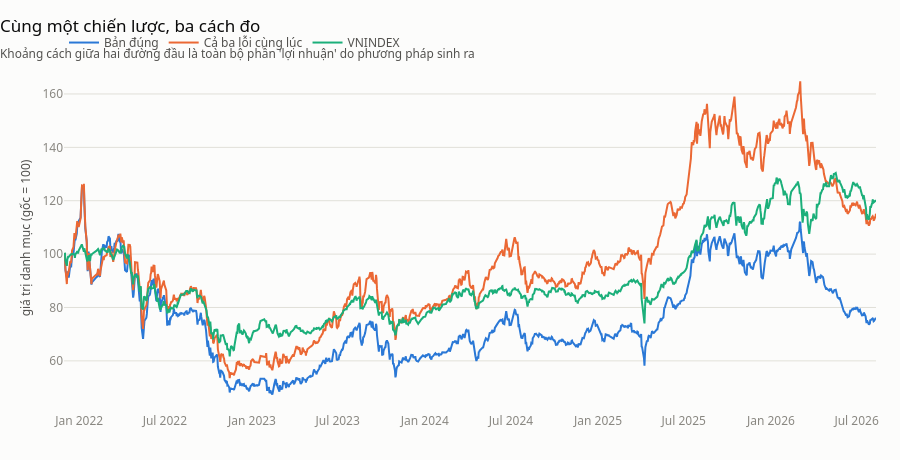

Notebook code for this chart:
### Code cell
von_loi = (1 + tat_ca_loi["loi_suat"]).cumprod() * 100

ba_duong = pd.concat(
    [
        pd.DataFrame({"date": von_cl.index, "von": von_cl.values, "duong": "Bản đúng"}),
        pd.DataFrame({"date": von_loi.index, "von": von_loi.values, "duong": "Cả ba lỗi cùng lúc"}),
        pd.DataFrame({"date": von_chuan.index, "von": von_chuan.values, "duong": "VNINDEX"}),
    ]
)

duong(
    ba_duong,
    x="date",
    y="von",
    theo="duong",
    tieu_de="Cùng một chiến lược, ba cách đo",
    phu_de="Khoảng cách giữa hai đường đầu là toàn bộ phần 'lợi nhuận' do phương pháp sinh ra",
    nhan_y="giá trị danh mục (gốc = 100)",
)

### Figure 1 — Plotly figure (JSON) as saved in the notebook; plotly's stock layout.template omitted (floating-point values rounded to 4 significant figures; data arrays with more than 128 entries replaced by an {"elided": "..."} marker saying what was removed)
{"data": [{"hovertemplate": "%{y:,.2f}<extra>%{fullData.name}</extra>", "line": {"color": "#2a78d6", "width": 2}, "mode": "lines", "name": "Bản đúng", "type": "scatter", "x": {"elided": "1169 str values"}, "y": {"elided": "1169 float values"}}, {"hovertemplate": "%{y:,.2f}<extra>%{fullData.name}</extra>", "line": {"color": "#eb6834", "width": 2}, "mode": "lines", "name": "Cả ba lỗi cùng lúc", "type": "scatter", "x": {"elided": "1170 str values"}, "y": {"elided": "1170 float values"}}, {"hovertemplate": "%{y:,.2f}<extra>%{fullData.name}</extra>", "line": {"color": "#1baf7a", "width": 2}, "mode": "lines", "name": "VNINDEX", "type": "scatter", "x": {"elided": "1169 str values"}, "y": {"elided": "1169 float values"}}], "layout": {"height": 460, "hovermode": "x unified", "showlegend": true, "title": {"text": "Cùng một chiến lược, ba cách đo<br><sub style='color:#52514e'>Khoảng cách giữa hai đường đầu là toàn bộ phần 'lợi nhuận' do phương pháp sinh ra</sub>"}, "yaxis": {"title": {"text": "giá trị danh mục (gốc = 100)"}}}}
